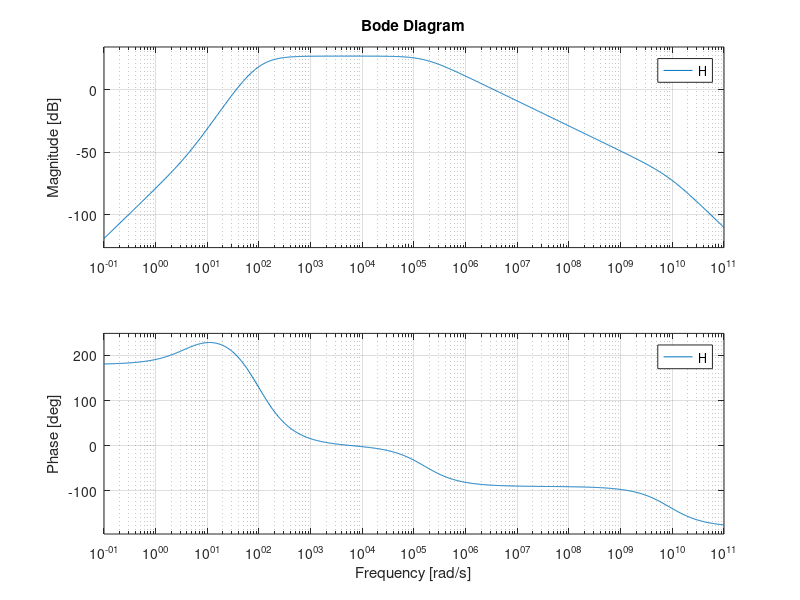

MATLAB code to generate this figure:
clear all;
close all;
clc;
s=tf('s');
wc=2*pi*24000;

C2=1e-6;
R3=10000;
R4=220000;
R1=220000;
C1=100e-9;
R5=1000;
R6=1000;
R7=100000;
C3=100e-9;
C4=3.3e-9;

H1 =(s/(2/(R1*C1)))/((s/(2/(R1*C1)))+1);
H2= ((s/(1/(C2*(R3+R4))))+1) / ((s/(1/(C2*(R3))))+1);
H3num=s/(1/(R7*C3));
H3den=C3*C4*(R5+R6)*R7*s^2+(C3*(R5+R6+R7)+C4*R7)*s+1;
H3=H3num/H3den;

A0=100000;
BWP=4e6;
wp=BWP/2;

H2posta=(A0)/((1+s/wp)*(1+ (A0)/(  (1+(R4/(R3+(1/(s*C2))))) *(1+s/wp) )   ));

H=H1*H2posta*H3;

[num,den]=tfdata(H);
bode(H)
